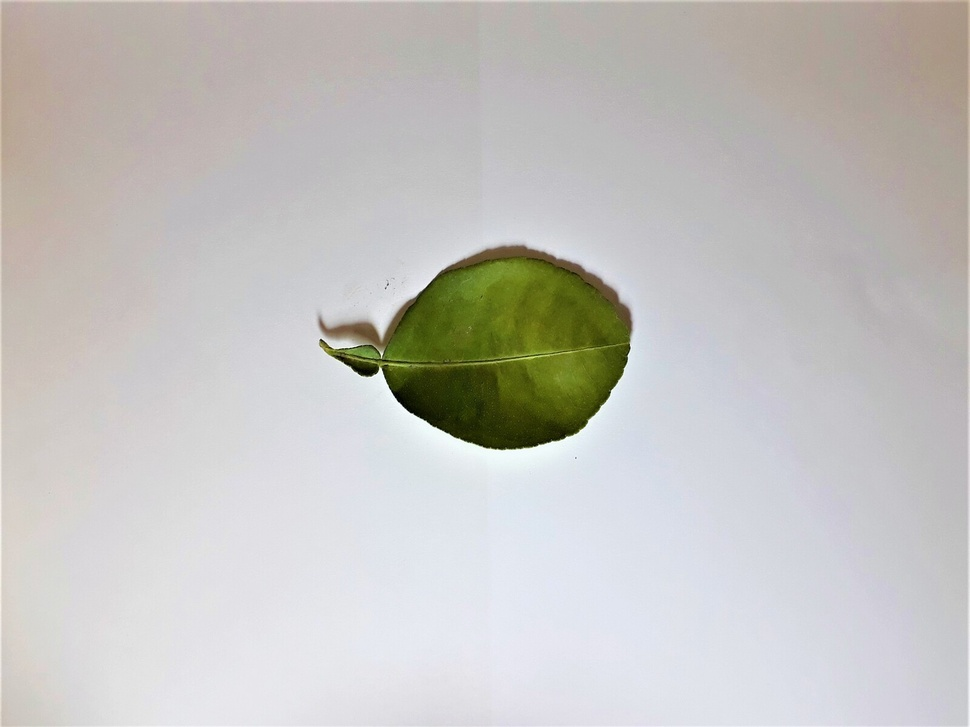
#> input picture jeruk nipis/001.jpg, 970 x 727 px, shrunk from 1600 x 1200 before the run; its folder holds 4 pictures in this run
$ python image_adge.py
#> lines starting #> are read from the running program, lines starting #| are printed output that depends on the picture; after the words box and inside, x2 and y2 are one past the last pixel; in counts of white or black regions, pixels touching at a corner belong together
import cv2
import glob
import numpy as np

# [18 lines of commented-out code are left out]

imdir = 'Dataset/jeruk nipis/'
ext = ['jpg']

files = []
[files.extend(glob.glob(imdir + '*.jpg'))]

images = [cv2.imread(file)for file in files]
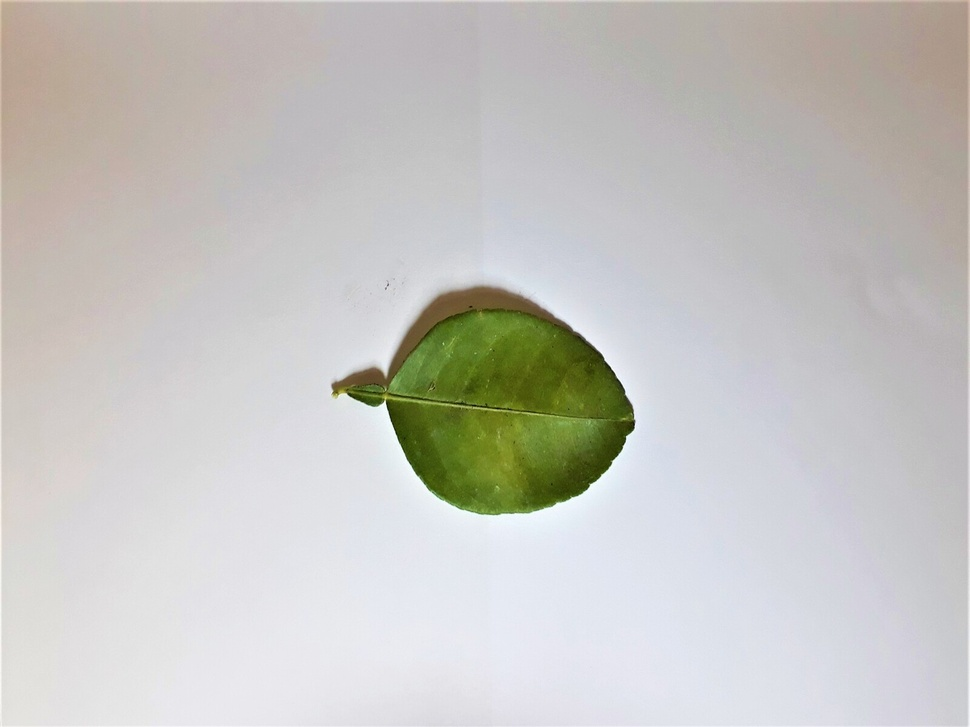
#> input picture jeruk nipis/002.jpg, 970 x 727 px, shrunk from 1600 x 1200 before the run
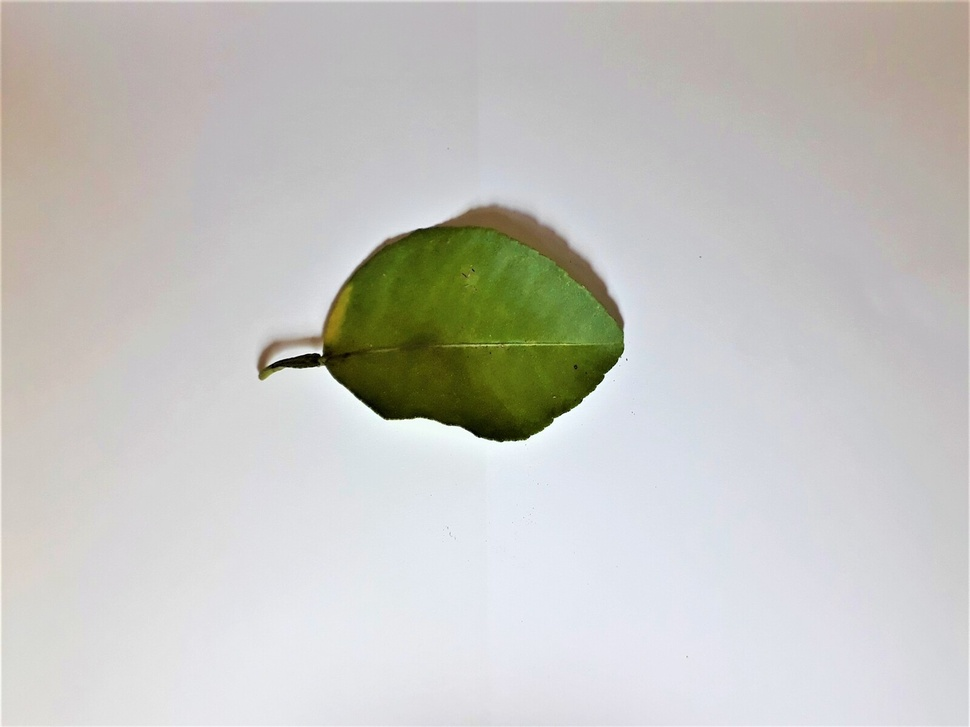
#> input picture jeruk nipis/003.jpg, 970 x 727 px, shrunk from 1600 x 1200 before the run
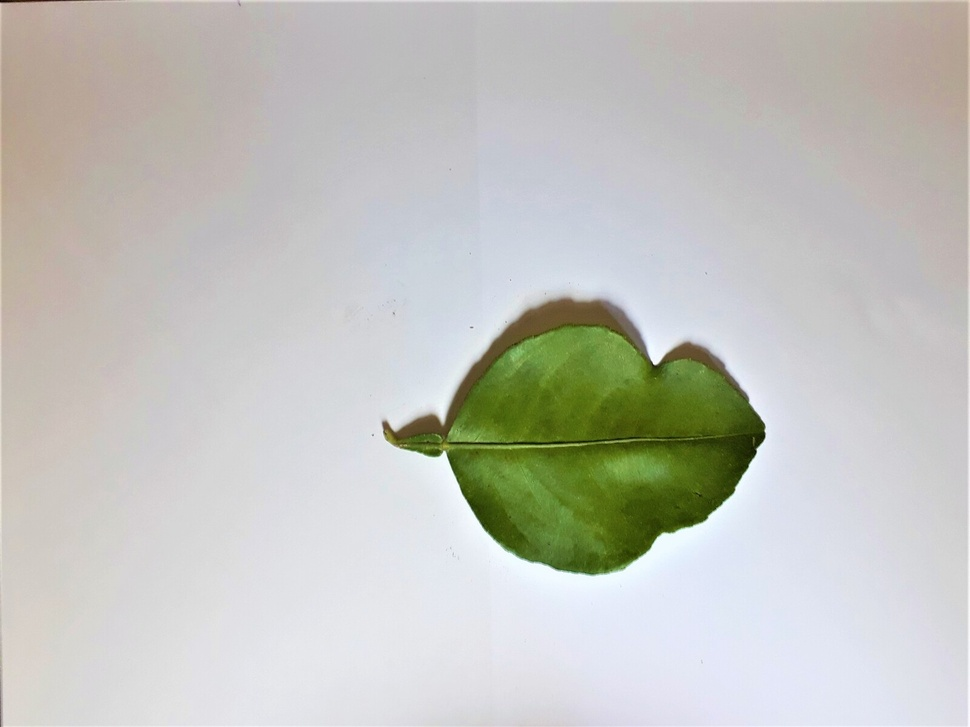
#> input picture jeruk nipis/004.jpg, 970 x 727 px, shrunk from 1600 x 1200 before the run
#> images = 4 items

i = 1
for image in images:
    im_edge = cv2.Canny(image,100,200)
    if i<10:
        im_name = 'Dataset/jeruk_nipis_edge/00'+ str(i) + '.jpg'
    else :
        im_name = 'Dataset/jeruk_nipis_edge/0'+ str(i) + '.jpg'
    cv2.imwrite(im_name,im_edge)

    i+=1
#> this loop made 4 passes
#> im_name on passes 1 to 4: 'Dataset/jeruk_nipis_edge/001.jpg', 'Dataset/jeruk_nipis_edge/002.jpg', 'Dataset/jeruk_nipis_edge/003.jpg', 'Dataset/jeruk_nipis_edge/004.jpg'
#> pass 1, `im_edge = cv2.Canny(image,100,200)`:
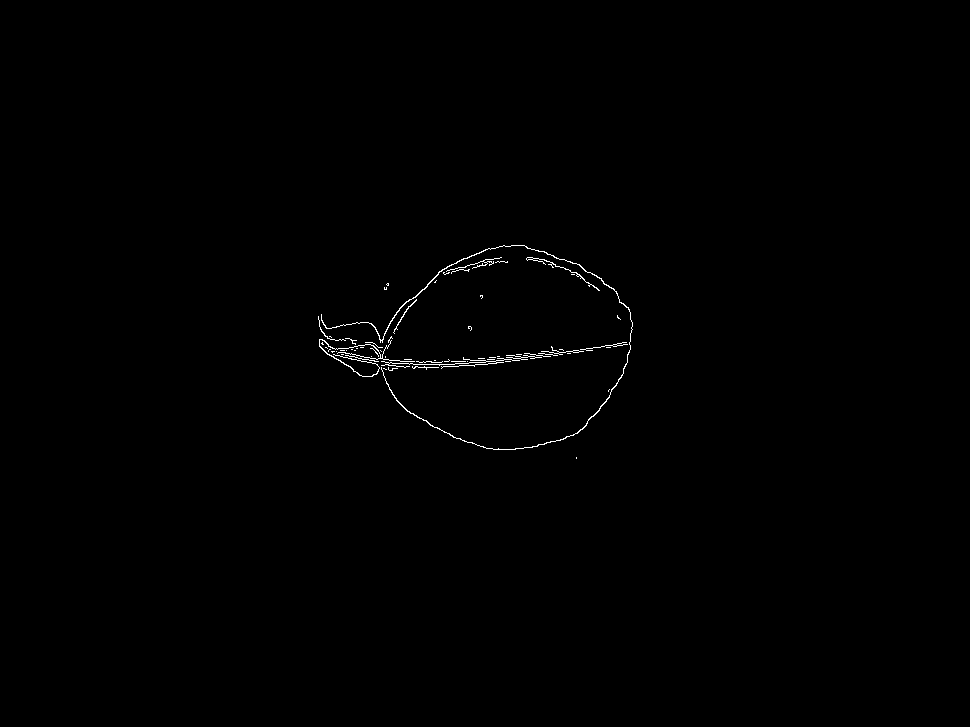
#> im_edge: shape (727, 970); 0.36% white in thin lines or dots, all inside (x1, y1, x2, y2) = (318, 245, 633, 459)
#> pass 2, `im_edge = cv2.Canny(image,100,200)`:
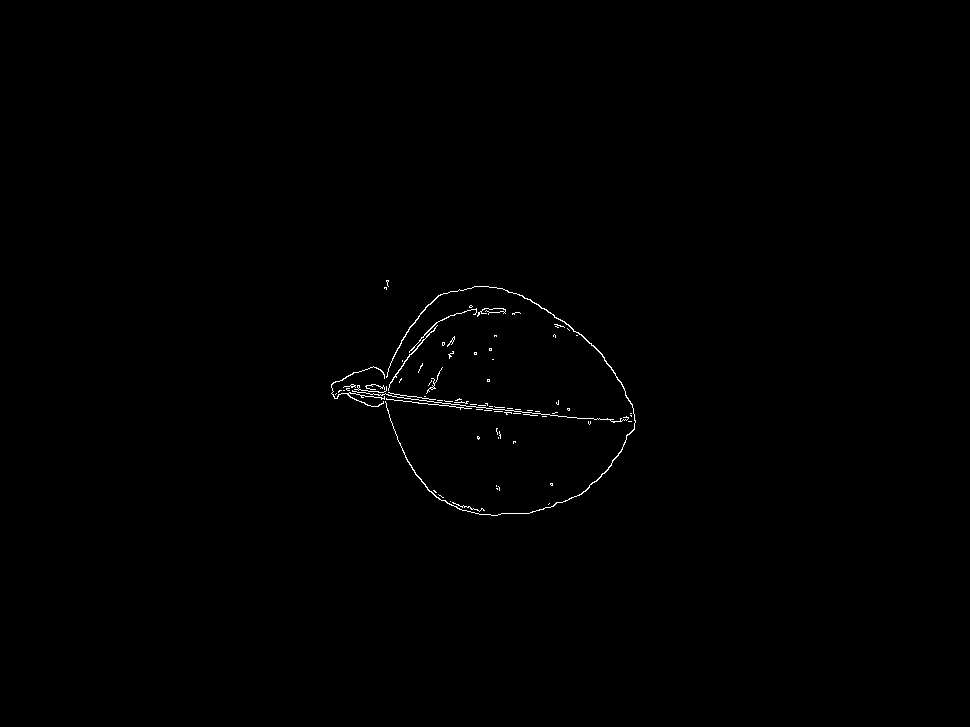
#> im_edge: shape (727, 970); 0.35% white in thin lines or dots, all inside (x1, y1, x2, y2) = (331, 280, 636, 516)
#> pass 3, `im_edge = cv2.Canny(image,100,200)`:
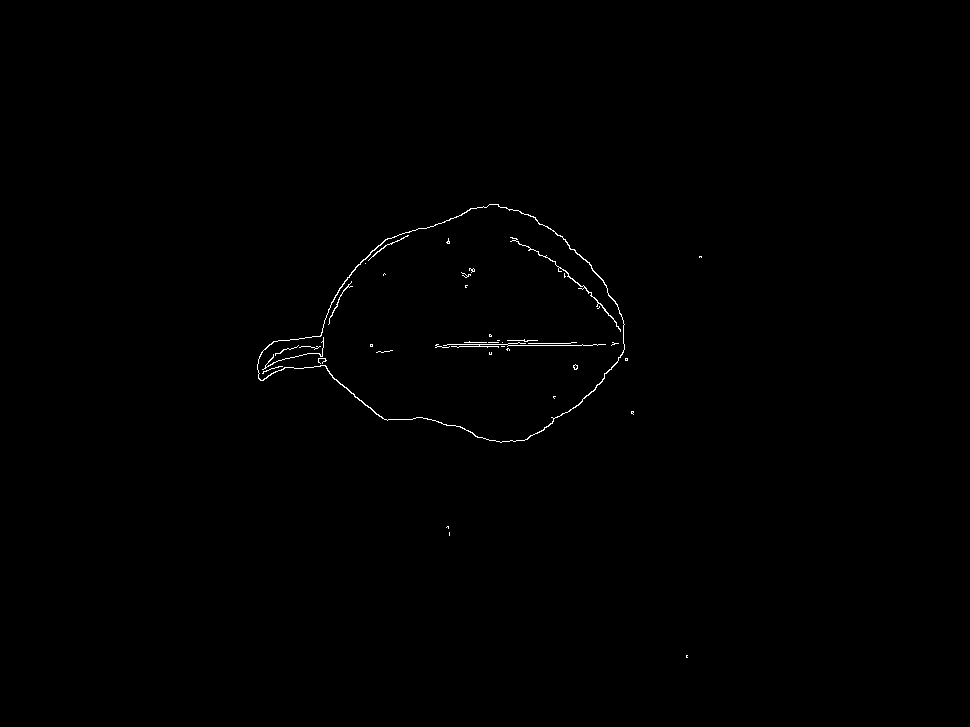
#> im_edge: shape (727, 970); 0.32% white in thin lines or dots, all inside (x1, y1, x2, y2) = (257, 204, 702, 658)
#> after the loop, i = 5
